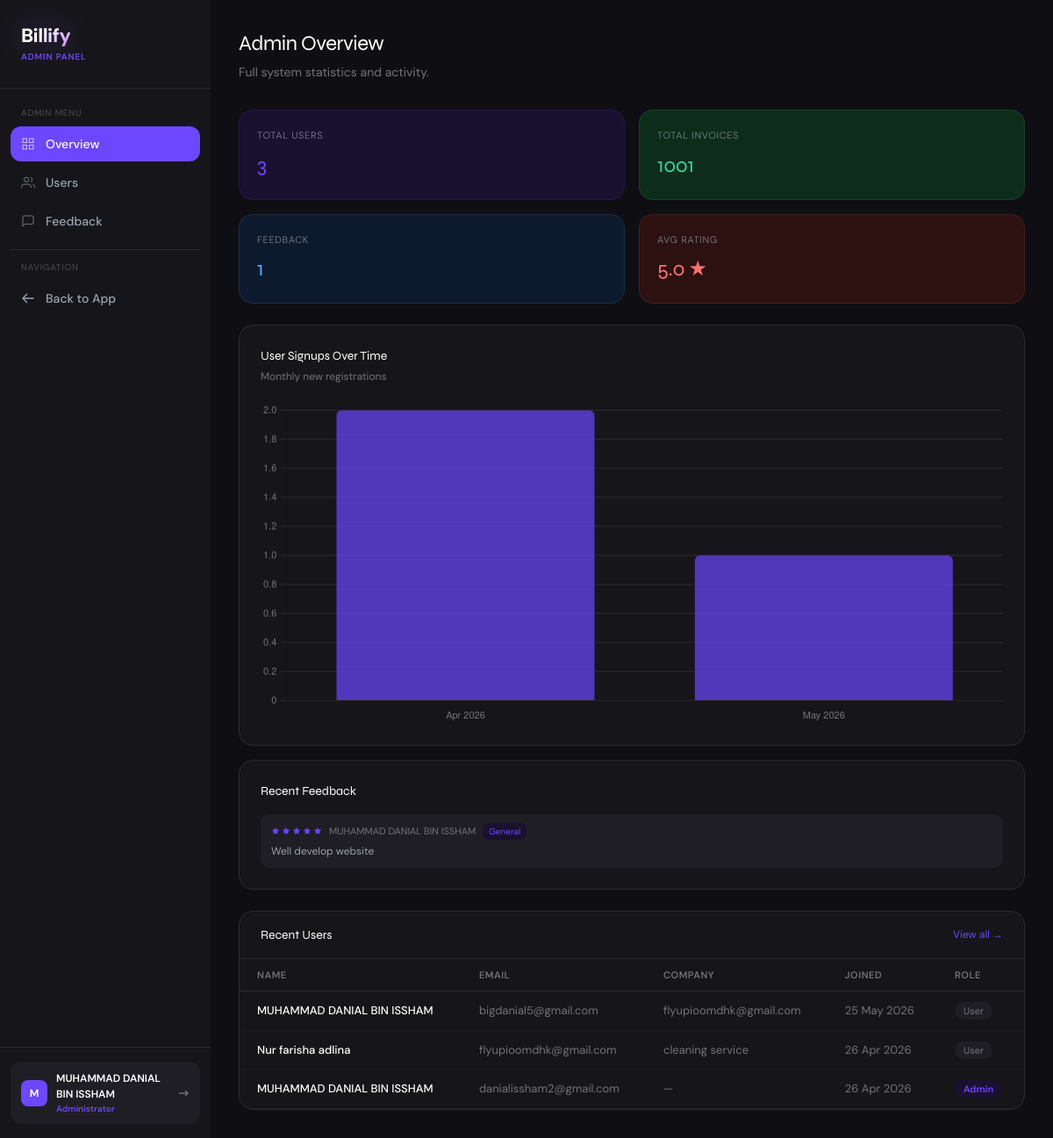
The page /admin (signed in) on the database its author committed.
### app.py (models this page shows)
class User(UserMixin, db.Model):
    id = db.Column(db.Integer, primary_key=True)
    name = db.Column(db.String(100), nullable=False)
    email = db.Column(db.String(120), unique=True, nullable=False)
    password = db.Column(db.String(200), nullable=False)
    company = db.Column(db.String(100))
    is_admin = db.Column(db.Boolean, default=False)
    is_active_account = db.Column(db.Boolean, default=True)
    created_at = db.Column(db.DateTime, default=datetime.utcnow)
    invoices = db.relationship('Invoice', backref='owner', lazy=True)

class Feedback(db.Model):
    id = db.Column(db.Integer, primary_key=True)
    user_id = db.Column(db.Integer, db.ForeignKey('user.id'), nullable=False)
    rating = db.Column(db.Integer, nullable=False)
    category = db.Column(db.String(50))
    message = db.Column(db.Text)
    created_at = db.Column(db.DateTime, default=datetime.utcnow)
    user = db.relationship('User', backref='feedbacks')

### app.py (the view)
@app.route('/admin')
@login_required
@admin_required
def admin_dashboard():
    total_users = User.query.count()
    total_invoices = Invoice.query.count()
    total_revenue = db.session.query(db.func.sum(Invoice.total)).filter_by(status='Paid').scalar() or 0
    total_feedback = Feedback.query.count()
    avg_rating = db.session.query(db.func.avg(Feedback.rating)).scalar() or 0
    recent_users = User.query.order_by(User.created_at.desc()).limit(5).all()
    recent_feedback = Feedback.query.order_by(Feedback.created_at.desc()).limit(5).all()
    from collections import defaultdict
    all_users = User.query.all()
    monthly_signups = defaultdict(int)
    for u in all_users:
        key = u.created_at.strftime('%b %Y')
        monthly_signups[key] += 1
    sorted_signups = sorted(monthly_signups.items(), key=lambda x: datetime.strptime(x[0], '%b %Y'))
    return render_template('admin/dashboard.html',
        total_users=total_users,
        total_invoices=total_invoices,
        total_revenue=round(float(total_revenue), 2),
        total_feedback=total_feedback,
        avg_rating=round(float(avg_rating), 1),
        recent_users=recent_users,
        recent_feedback=recent_feedback,
        signup_labels=json.dumps([s[0] for s in sorted_signups]),
        signup_data=json.dumps([s[1] for s in sorted_signups])
    )

### app.py (called while the page is built)
@app.after_request
def add_security_headers(response):
    response.headers['X-Content-Type-Options'] = 'nosniff'
    response.headers['X-Frame-Options'] = 'SAMEORIGIN'
    response.headers['X-XSS-Protection'] = '1; mode=block'
    response.headers['Referrer-Policy'] = 'strict-origin-when-cross-origin'
    return response

@login_manager.user_loader
def load_user(user_id):
    return User.query.get(int(user_id))

def admin_required(f):
    @wraps(f)
    def decorated(*args, **kwargs):
        if not current_user.is_authenticated or not current_user.is_admin:
            flash('Admin access required.', 'error')
            return redirect(url_for('dashboard'))
        return f(*args, **kwargs)
    return decorated

### templates/admin/dashboard.html (shortened to what this page needs)
{% extends 'admin/base.html' %}
{% block content %}
<div class="mb-8">
  <h2 class="font-display font-700" style="font-size:24px;letter-spacing:-0.5px;color:white;">Admin Overview</h2>
  <p style="color:#72727a;font-size:14px;margin-top:4px;">Full system statistics and activity.</p>
</div>
<div class="grid grid-cols-2 xl:grid-cols-4 gap-4 mb-6">
  {% set cards = [
    ('Total Users', total_users, '#6c47ff', '#1a1030'),
    ('Total Invoices', total_invoices, '#34d399', '#0d2d1a'),
    ('Feedback', total_feedback, '#60a5fa', '#0d1a2d'),
    ('Avg Rating', avg_rating ~ ' ★', '#f87171', '#2d1010'),
  ] %}
  {% for label, value, color, bg in cards %}
  <div style="background:{{ bg }};border:1px solid {{ color }}22;border-radius:16px;padding:20px;">
    <div style="font-size:11px;color:#72727a;text-transform:uppercase;letter-spacing:0.06em;margin-bottom:8px;">{{ label }}</div>
    <div class="font-display font-700" style="font-size:24px;color:{{ color }};letter-spacing:-0.5px;">{{ value }}</div>
  </div>
  {% endfor %}
</div>
<div class="grid grid-cols-1 xl:grid-cols-2 gap-4 mb-6">
  <div style="background:#16161a;border:1px solid #2a2a30;border-radius:16px;padding:24px;">
    <div class="font-display font-600" style="font-size:14px;color:white;margin-bottom:4px;">User Signups Over Time</div>
    <div style="font-size:12px;color:#72727a;margin-bottom:20px;">Monthly new registrations</div>
    <canvas id="signupChart" height="130"></canvas>
  </div>
  <div style="background:#16161a;border:1px solid #2a2a30;border-radius:16px;padding:24px;">
    <div class="font-display font-600" style="font-size:14px;color:white;margin-bottom:16px;">Recent Feedback</div>
    <div class="space-y-3">
      {% for fb in recent_feedback %}
      <div style="padding:10px 12px;background:#1e1e24;border-radius:10px;">
        <div style="display:flex;align-items:center;gap:8px;margin-bottom:4px;">
          <div style="display:flex;gap:2px;">
            {% for i in range(1,6) %}
            <svg width="10" height="10" viewBox="0 0 24 24" fill="{% if i <= fb.rating %}#6c47ff{% else %}#2a2a30{% endif %}" stroke="none"><polygon points="12 2 15.09 8.26 22 9.27 17 14.14 18.18 21.02 12 17.77 5.82 21.02 7 14.14 2 9.27 8.91 8.26 12 2"/></svg>
            {% endfor %}
          </div>
          <span style="font-size:11px;color:#72727a;">{{ fb.user.name }}</span>
          {% if fb.category %}<span style="font-size:10px;background:#1a1030;color:#6c47ff;padding:2px 7px;border-radius:8px;">{{ fb.category }}</span>{% endif %}
        </div>
        {% if fb.message %}<div style="font-size:12px;color:#a0a0a8;">{{ fb.message[:80] }}{% if fb.message|length > 80 %}...{% endif %}</div>{% endif %}
      </div>
      {% else %}
      <div style="color:#72727a;font-size:13px;">No feedback yet.</div>
      {% endfor %}
    </div>
  </div>
</div>
<div style="background:#16161a;border:1px solid #2a2a30;border-radius:16px;overflow:hidden;">
  <div style="padding:16px 24px;border-bottom:1px solid #2a2a30;display:flex;align-items:center;justify-content:between;">
    <div class="font-display font-600" style="font-size:14px;color:white;">Recent Users</div>
    <a href="{{ url_for('admin_users') }}" style="font-size:12px;color:#6c47ff;text-decoration:none;margin-left:auto;">View all →</a>
  </div>
  <table style="width:100%;font-size:13px;border-collapse:collapse;">
    <thead>
      <tr style="border-bottom:1px solid #2a2a30;">
        {% for col in ['Name', 'Email', 'Company', 'Joined', 'Role'] %}
        <th style="padding:10px 20px;text-align:left;font-size:11px;font-weight:600;color:#72727a;text-transform:uppercase;letter-spacing:0.05em;">{{ col }}</th>
        {% endfor %}
      </tr>
    </thead>
    <tbody>
      {% for u in recent_users %}
      <tr style="border-bottom:1px solid #1e1e24;">
        <td style="padding:12px 20px;color:white;font-weight:500;">{{ u.name }}</td>
        <td style="padding:12px 20px;color:#72727a;">{{ u.email }}</td>
        <td style="padding:12px 20px;color:#72727a;">{{ u.company or '—' }}</td>
        <td style="padding:12px 20px;color:#72727a;">{{ u.created_at.strftime('%d %b %Y') }}</td>
        <td style="padding:12px 20px;">
          {% if u.is_admin %}
          <span style="background:#1a1030;color:#6c47ff;padding:3px 10px;border-radius:20px;font-size:11px;font-weight:600;">Admin</span>
          {% else %}
          <span style="background:#1e1e24;color:#72727a;padding:3px 10px;border-radius:20px;font-size:11px;">User</span>
          {% endif %}
        </td>
      </tr>
      {% endfor %}
    </tbody>
  </table>
</div>
{% endblock %}
{% block scripts %}
<script>
const labels = {{ signup_labels|safe }};
const data = {{ signup_data|safe }};
new Chart(document.getElementById('signupChart'), {
  type: 'bar',
  data: {
    labels: labels.length ? labels : ['No Data'],
    datasets: [{
      data: data.length ? data : [0],
      backgroundColor: 'rgba(108,71,255,0.7)',
      borderRadius: 6,
    }]
  },
  options: {
    responsive: true,
    plugins: { legend: { display: false } },
    scales: {
      y: { beginAtZero: true, grid: { color: '#2a2a30' }, ticks: { color: '#72727a', font: { size: 11 } } },
      x: { grid: { display: false }, ticks: { color: '#72727a', font: { size: 11 } } }
    }
  }
});
</script>
{% endblock %}

### templates/admin/base.html (shortened to what this page needs)
<!DOCTYPE html>
<html lang="en">
<head>
  <script src="https://cdn.tailwindcss.com"></script>
</head>
<body style="background:#0f0f13; min-height:100vh;">
<div class="flex min-h-screen">
  <aside style="width:240px;background:#16161a;flex-shrink:0;" class="fixed h-full z-10 flex flex-col">
    <div class="px-6 py-6" style="border-bottom:1px solid #2a2a30;">
      <div class="flex items-center gap-3 mb-1">
        <div>
          <span style="font-size:22px;font-weight:800;letter-spacing:-0.5px;background:linear-gradient(135deg,#fff 40%,#c084fc);-webkit-background-clip:text;-webkit-text-fill-color:transparent;background-clip:text;filter:drop-shadow(0 0 16px rgba(139,92,246,0.4));">Billify</span>
          <div style="font-size:10px;color:#6c47ff;font-weight:600;letter-spacing:0.08em;">ADMIN PANEL</div>
        </div>
      </div>
    </div>
    <nav class="flex-1 px-3 py-5 space-y-1">
      <div style="font-size:10px;color:#4a4a52;text-transform:uppercase;letter-spacing:0.08em;padding:0 12px;margin-bottom:8px;">Admin Menu</div>
      <a href="{{ url_for('admin_dashboard') }}"
         class="nav-link flex items-center gap-3 px-3 py-2.5 rounded-xl text-sm font-medium {% if request.endpoint == 'admin_dashboard' %}active{% else %}text-gray-400{% endif %}">
        <svg class="w-4 h-4" fill="none" stroke="currentColor" viewBox="0 0 24 24"><rect x="3" y="3" width="7" height="7"/><rect x="14" y="3" width="7" height="7"/><rect x="14" y="14" width="7" height="7"/><rect x="3" y="14" width="7" height="7"/></svg>
        Overview
      </a>
      <a href="{{ url_for('admin_users') }}"
         class="nav-link flex items-center gap-3 px-3 py-2.5 rounded-xl text-sm font-medium {% if request.endpoint == 'admin_users' %}active{% else %}text-gray-400{% endif %}">
        <svg class="w-4 h-4" fill="none" stroke="currentColor" viewBox="0 0 24 24"><path d="M17 21v-2a4 4 0 0 0-4-4H5a4 4 0 0 0-4 4v2"/><circle cx="9" cy="7" r="4"/><path d="M23 21v-2a4 4 0 0 0-3-3.87"/><path d="M16 3.13a4 4 0 0 1 0 7.75"/></svg>
        Users
      </a>
      <a href="{{ url_for('admin_feedback') }}"
         class="nav-link flex items-center gap-3 px-3 py-2.5 rounded-xl text-sm font-medium {% if request.endpoint == 'admin_feedback' %}active{% else %}text-gray-400{% endif %}">
        <svg class="w-4 h-4" fill="none" stroke="currentColor" viewBox="0 0 24 24"><path d="M21 15a2 2 0 0 1-2 2H7l-4 4V5a2 2 0 0 1 2-2h14a2 2 0 0 1 2 2z"/></svg>
        Feedback
      </a>
      <div style="border-top:1px solid #2a2a30;margin:12px 0;"></div>
      <div style="font-size:10px;color:#4a4a52;text-transform:uppercase;letter-spacing:0.08em;padding:0 12px;margin-bottom:8px;">Navigation</div>
      <a href="{{ url_for('dashboard') }}"
         class="nav-link flex items-center gap-3 px-3 py-2.5 rounded-xl text-sm font-medium text-gray-400">
        <svg class="w-4 h-4" fill="none" stroke="currentColor" viewBox="0 0 24 24"><path stroke-linecap="round" stroke-linejoin="round" stroke-width="2" d="M10 19l-7-7m0 0l7-7m-7 7h18"/></svg>
        Back to App
      </a>
    </nav>
    <div class="px-3 py-4" style="border-top:1px solid #2a2a30;">
      <div style="background:#1e1e24;border-radius:12px;padding:10px 12px;display:flex;align-items:center;gap:10px;">
        <div style="width:30px;height:30px;border-radius:8px;background:#6c47ff;display:flex;align-items:center;justify-content:center;font-weight:700;color:white;font-size:12px;flex-shrink:0;">
          {{ current_user.name[0].upper() }}
        </div>
        <div style="flex:1;min-width:0;">
          <div style="font-size:12px;font-weight:600;color:white;truncate;">{{ current_user.name }}</div>
          <div style="font-size:10px;color:#6c47ff;font-weight:600;">Administrator</div>
        </div>
        <a href="{{ url_for('logout') }}" title="Logout">
          <svg class="w-4 h-4" style="color:#72727a;" fill="none" stroke="currentColor" viewBox="0 0 24 24"><path stroke-linecap="round" stroke-linejoin="round" stroke-width="2" d="M17 16l4-4m0 0l-4-4m4 4H7"/></svg>
        </a>
      </div>
    </div>
  </aside>
  <main style="margin-left:240px;flex:1;padding:32px;background:#0f0f13;min-height:100vh;">
    {% block content %}{% endblock %}
  </main>
</div>
{% block scripts %}{% endblock %}
</body>
</html>

### templates/admin/base.html (style rules this page uses)
* { font-family: 'DM Sans', sans-serif; }
.font-display { font-family: 'Syne', sans-serif; }
:root { --accent: #6c47ff; --accent-dark: #4a2fe0; --surface: #f7f7fb; --card: #ffffff; --border: #ebebf0; --text: #16161a; --muted: #72727a; }
.nav-link { transition: all 0.15s ease; }
.nav-link.active { background: var(--accent); color: white; }

### rows shown on the page
User: name "M", name "MUHAMMAD DANIAL BIN ISSHAM", email "danialissham2@gmail.com", company "—", created_at "26 Apr 2026", is_admin "Admin"
Feedback: rating 5 (drawn), user.name "MUHAMMAD DANIAL BIN ISSHAM", category "General", message "Well develop website"
User: name "MUHAMMAD DANIAL BIN ISSHAM", email "bigdanial5@gmail.com", company "flyupioomdhk@gmail.com", created_at "25 May 2026", is_admin "User"
User: name "Nur farisha adlina", email "flyupioomdhk@gmail.com", company "cleaning service", created_at "26 Apr 2026", is_admin "User"

### other values the page prints
{{ label }} "TOTAL USERS" "TOTAL INVOICES" "FEEDBACK" "AVG RATING"
{{ value }} "3" "1001" "1" "5.0 ★"
{{ col }} "NAME" "EMAIL" "COMPANY" "JOINED" "ROLE"
chart data {{ signup_data|safe }} [2, 1]
